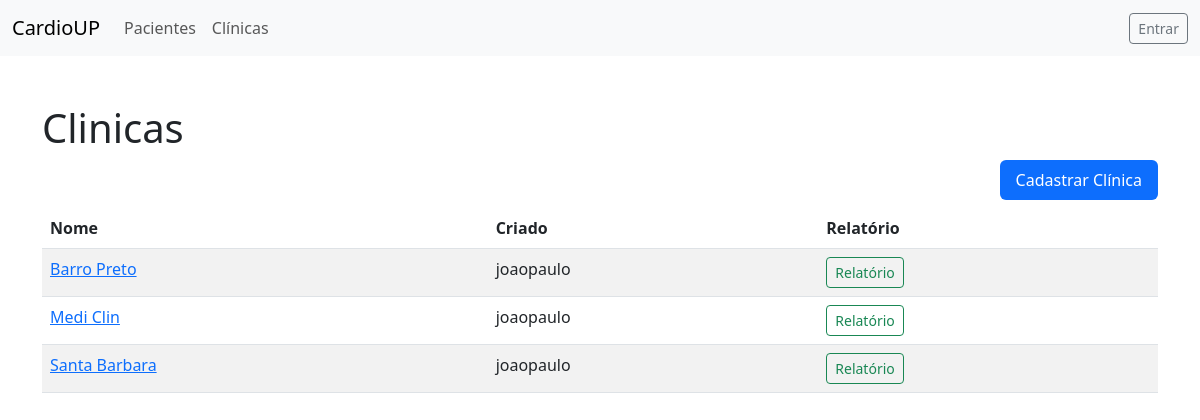
/clinica/, run on an earlier commit of the app's database.
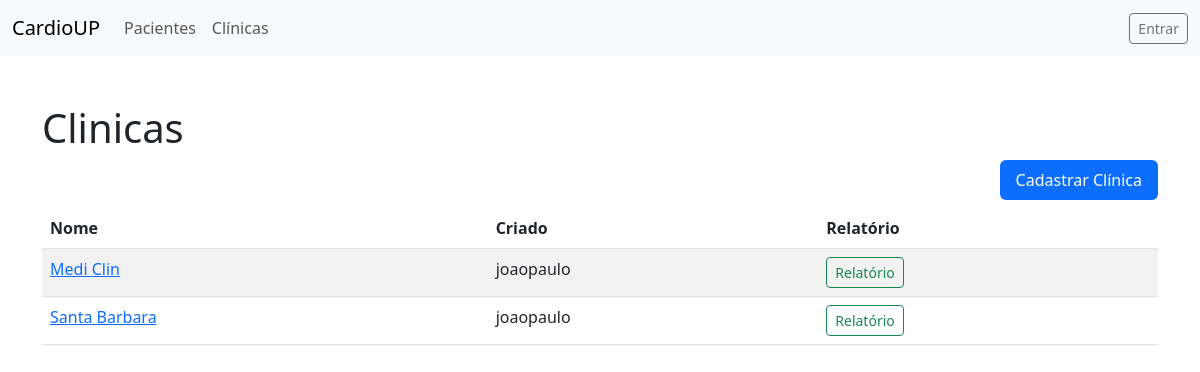
And on a later commit of the database.
### clinica/models.py (models this page shows, shortened)
class Clinica(models.Model):
    usuario = models.ForeignKey(Usuario, on_delete=models.CASCADE)
    foto = models.ImageField(upload_to='clinicas', blank=True, null=True)
    nome = models.CharField(max_length=50)
    whatsapp = models.CharField(max_length=20, blank=True, null=True)
    class Meta:
        ordering = ['nome', ]

### clinica/views.py (the view)
# urls.py: path('', ClinicaListView.as_view(), name='clinica_lista'),
class ClinicaListView(ListView):
    model = Clinica
    context_object_name = 'clinicas'

### clinica/templates/clinica/clinica_list.html
{% extends 'base.html' %}
{% block content %}
<div class="container pt-5">
    <p class="h1">Clinicas</p>
    <ul class="nav nav-pills justify-content-end mt-2 mb-2">
        <li class="nav-item">
            <a class="nav-link active" href="{% url 'clinica_novo' %}">Cadastrar Clínica</a>
    </ul>
    <div class="table-responsive text-nowrap">
        <table class="table table-striped">
            <thead>
            <tr>
                <th class="" scope="">Nome</th>
                <th class="" scope="">Criado</th>
                <th class="" scope="">Relatório</th>
            </tr>
            </thead>
            <tbody>
            {% for clinica in clinicas %}
            <tr>
                <td class=""><a href="{% url 'clinica_detail' clinica.id %}">{{ clinica.nome }}</a></td>
                <td class="">{{ clinica.usuario }}</td>
                <td>
                    <a href="{% url 'relatorio_pdf' clinica.id %}" class="btn btn-sm btn-outline-success" type="button">Relatório</a>
                </td>
            </tr>
            {% endfor %}
            </tbody>
        </table>
    </div>
</div>
{% endblock %}

What changed in the data, as far as the page shows it:
removed Clinica: nome "Barro Preto", usuario "joaopaulo"
